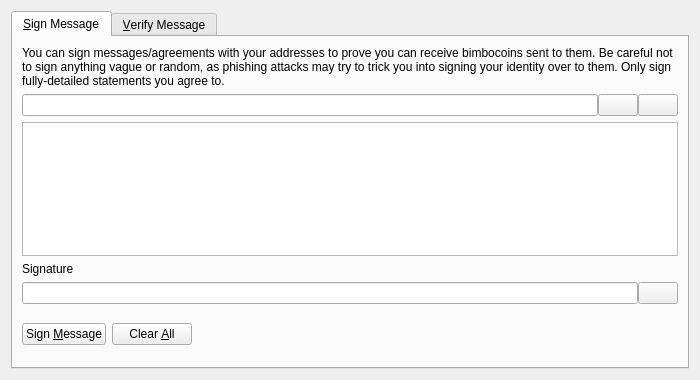
<?xml version="1.0" encoding="UTF-8"?>
<ui version="4.0">
 <class>SignVerifyMessageDialog</class>
 <widget class="QDialog" name="SignVerifyMessageDialog">
  <property name="geometry">
   <rect>
    <x>0</x>
    <y>0</y>
    <width>700</width>
    <height>380</height>
   </rect>
  </property>
  <property name="windowTitle">
   <string>Signatures - Sign / Verify a Message</string>
  </property>
  <property name="modal">
   <bool>true</bool>
  </property>
  <layout class="QVBoxLayout" name="verticalLayout">
   <item>
    <widget class="QTabWidget" name="tabWidget">
     <property name="currentIndex">
      <number>0</number>
     </property>
     <widget class="QWidget" name="tabSignMessage">
      <attribute name="title">
       <string>&amp;Sign Message</string>
      </attribute>
      <layout class="QVBoxLayout" name="verticalLayout_SM">
       <item>
        <widget class="QLabel" name="infoLabel_SM">
         <property name="text">
          <string>You can sign messages/agreements with your addresses to prove you can receive bimbocoins sent to them. Be careful not to sign anything vague or random, as phishing attacks may try to trick you into signing your identity over to them. Only sign fully-detailed statements you agree to.</string>
         </property>
         <property name="textFormat">
          <enum>Qt::PlainText</enum>
         </property>
         <property name="wordWrap">
          <bool>true</bool>
         </property>
        </widget>
       </item>
       <item>
        <layout class="QHBoxLayout" name="horizontalLayout_1_SM">
         <property name="spacing">
          <number>0</number>
         </property>
         <item>
          <widget class="QValidatedLineEdit" name="addressIn_SM">
           <property name="toolTip">
            <string>The BimboCoin address to sign the message with</string>
           </property>
          </widget>
         </item>
         <item>
          <widget class="QPushButton" name="addressBookButton_SM">
           <property name="toolTip">
            <string>Choose previously used address</string>
           </property>
           <property name="text">
            <string/>
           </property>
           <property name="icon">
            <iconset resource="../bitcoin.qrc">
             <normaloff>:/icons/address-book</normaloff>:/icons/address-book</iconset>
           </property>
           <property name="shortcut">
            <string>Alt+A</string>
           </property>
           <property name="autoDefault">
            <bool>false</bool>
           </property>
          </widget>
         </item>
         <item>
          <widget class="QPushButton" name="pasteButton_SM">
           <property name="toolTip">
            <string>Paste address from clipboard</string>
           </property>
           <property name="text">
            <string/>
           </property>
           <property name="icon">
            <iconset resource="../bitcoin.qrc">
             <normaloff>:/icons/editpaste</normaloff>:/icons/editpaste</iconset>
           </property>
           <property name="shortcut">
            <string>Alt+P</string>
           </property>
           <property name="autoDefault">
            <bool>false</bool>
           </property>
          </widget>
         </item>
        </layout>
       </item>
       <item>
        <widget class="QPlainTextEdit" name="messageIn_SM">
         <property name="toolTip">
          <string>Enter the message you want to sign here</string>
         </property>
        </widget>
       </item>
       <item>
        <widget class="QLabel" name="signatureLabel_SM">
         <property name="text">
          <string>Signature</string>
         </property>
         <property name="textFormat">
          <enum>Qt::PlainText</enum>
         </property>
        </widget>
       </item>
       <item>
        <layout class="QHBoxLayout" name="horizontalLayout_2_SM">
         <property name="spacing">
          <number>0</number>
         </property>
         <item>
          <widget class="QLineEdit" name="signatureOut_SM">
           <property name="font">
            <font>
             <italic>true</italic>
            </font>
           </property>
           <property name="readOnly">
            <bool>true</bool>
           </property>
          </widget>
         </item>
         <item>
          <widget class="QPushButton" name="copySignatureButton_SM">
           <property name="toolTip">
            <string>Copy the current signature to the system clipboard</string>
           </property>
           <property name="text">
            <string/>
           </property>
           <property name="icon">
            <iconset resource="../bitcoin.qrc">
             <normaloff>:/icons/editcopy</normaloff>:/icons/editcopy</iconset>
           </property>
           <property name="autoDefault">
            <bool>false</bool>
           </property>
          </widget>
         </item>
        </layout>
       </item>
       <item>
        <layout class="QHBoxLayout" name="horizontalLayout_3_SM">
         <item>
          <widget class="QPushButton" name="signMessageButton_SM">
           <property name="toolTip">
            <string>Sign the message to prove you own this BimboCoin address</string>
           </property>
           <property name="text">
            <string>Sign &amp;Message</string>
           </property>
           <property name="icon">
            <iconset resource="../bitcoin.qrc">
             <normaloff>:/icons/edit</normaloff>:/icons/edit</iconset>
           </property>
           <property name="autoDefault">
            <bool>false</bool>
           </property>
          </widget>
         </item>
         <item>
          <widget class="QPushButton" name="clearButton_SM">
           <property name="toolTip">
            <string>Reset all sign message fields</string>
           </property>
           <property name="text">
            <string>Clear &amp;All</string>
           </property>
           <property name="icon">
            <iconset resource="../bitcoin.qrc">
             <normaloff>:/icons/remove</normaloff>:/icons/remove</iconset>
           </property>
           <property name="autoDefault">
            <bool>false</bool>
           </property>
          </widget>
         </item>
         <item>
          <spacer name="horizontalSpacer_1_SM">
           <property name="orientation">
            <enum>Qt::Horizontal</enum>
           </property>
           <property name="sizeHint" stdset="0">
            <size>
             <width>40</width>
             <height>48</height>
            </size>
           </property>
          </spacer>
         </item>
         <item>
          <widget class="QLabel" name="statusLabel_SM">
           <property name="font">
            <font>
             <weight>75</weight>
             <bold>true</bold>
            </font>
           </property>
           <property name="text">
            <string/>
           </property>
           <property name="wordWrap">
            <bool>true</bool>
           </property>
          </widget>
         </item>
         <item>
          <spacer name="horizontalSpacer_2_SM">
           <property name="orientation">
            <enum>Qt::Horizontal</enum>
           </property>
           <property name="sizeHint" stdset="0">
            <size>
             <width>40</width>
             <height>48</height>
            </size>
           </property>
          </spacer>
         </item>
        </layout>
       </item>
      </layout>
     </widget>
     <widget class="QWidget" name="tabVerifyMessage">
      <attribute name="title">
       <string>&amp;Verify Message</string>
      </attribute>
      <layout class="QVBoxLayout" name="verticalLayout_VM">
       <item>
        <widget class="QLabel" name="infoLabel_VM">
         <property name="text">
          <string>Enter the receiver's address, message (ensure you copy line breaks, spaces, tabs, etc. exactly) and signature below to verify the message. Be careful not to read more into the signature than what is in the signed message itself, to avoid being tricked by a man-in-the-middle attack. Note that this only proves the signing party receives with the address, it cannot prove sendership of any transaction!</string>
         </property>
         <property name="textFormat">
          <enum>Qt::PlainText</enum>
         </property>
         <property name="alignment">
          <set>Qt::AlignLeading|Qt::AlignLeft|Qt::AlignTop</set>
         </property>
         <property name="wordWrap">
          <bool>true</bool>
         </property>
        </widget>
       </item>
       <item>
        <layout class="QHBoxLayout" name="horizontalLayout_1_VM">
         <property name="spacing">
          <number>0</number>
         </property>
         <item>
          <widget class="QValidatedLineEdit" name="addressIn_VM">
           <property name="toolTip">
            <string>The BimboCoin address the message was signed with</string>
           </property>
          </widget>
         </item>
         <item>
          <widget class="QPushButton" name="addressBookButton_VM">
           <property name="toolTip">
            <string>Choose previously used address</string>
           </property>
           <property name="text">
            <string/>
           </property>
           <property name="icon">
            <iconset resource="../bitcoin.qrc">
             <normaloff>:/icons/address-book</normaloff>:/icons/address-book</iconset>
           </property>
           <property name="shortcut">
            <string>Alt+A</string>
           </property>
           <property name="autoDefault">
            <bool>false</bool>
           </property>
          </widget>
         </item>
        </layout>
       </item>
       <item>
        <widget class="QPlainTextEdit" name="messageIn_VM"/>
       </item>
       <item>
        <widget class="QValidatedLineEdit" name="signatureIn_VM"/>
       </item>
       <item>
        <layout class="QHBoxLayout" name="horizontalLayout_2_VM">
         <item>
          <widget class="QPushButton" name="verifyMessageButton_VM">
           <property name="toolTip">
            <string>Verify the message to ensure it was signed with the specified BimboCoin address</string>
           </property>
           <property name="text">
            <string>Verify &amp;Message</string>
           </property>
           <property name="icon">
            <iconset resource="../bitcoin.qrc">
             <normaloff>:/icons/transaction_0</normaloff>:/icons/transaction_0</iconset>
           </property>
           <property name="autoDefault">
            <bool>false</bool>
           </property>
          </widget>
         </item>
         <item>
          <widget class="QPushButton" name="clearButton_VM">
           <property name="toolTip">
            <string>Reset all verify message fields</string>
           </property>
           <property name="text">
            <string>Clear &amp;All</string>
           </property>
           <property name="icon">
            <iconset resource="../bitcoin.qrc">
             <normaloff>:/icons/remove</normaloff>:/icons/remove</iconset>
           </property>
           <property name="autoDefault">
            <bool>false</bool>
           </property>
          </widget>
         </item>
         <item>
          <spacer name="horizontalSpacer_1_VM">
           <property name="orientation">
            <enum>Qt::Horizontal</enum>
           </property>
           <property name="sizeHint" stdset="0">
            <size>
             <width>40</width>
             <height>48</height>
            </size>
           </property>
          </spacer>
         </item>
         <item>
          <widget class="QLabel" name="statusLabel_VM">
           <property name="font">
            <font>
             <weight>75</weight>
             <bold>true</bold>
            </font>
           </property>
           <property name="text">
            <string/>
           </property>
           <property name="wordWrap">
            <bool>true</bool>
           </property>
          </widget>
         </item>
         <item>
          <spacer name="horizontalSpacer_2_VM">
           <property name="orientation">
            <enum>Qt::Horizontal</enum>
           </property>
           <property name="sizeHint" stdset="0">
            <size>
             <width>40</width>
             <height>48</height>
            </size>
           </property>
          </spacer>
         </item>
        </layout>
       </item>
      </layout>
     </widget>
    </widget>
   </item>
  </layout>
 </widget>
 <customwidgets>
  <customwidget>
   <class>QValidatedLineEdit</class>
   <extends>QLineEdit</extends>
   <header>qt/qvalidatedlineedit.h</header>
  </customwidget>
 </customwidgets>
 <resources>
  <include location="../bitcoin.qrc"/>
 </resources>
 <connections/>
</ui>
